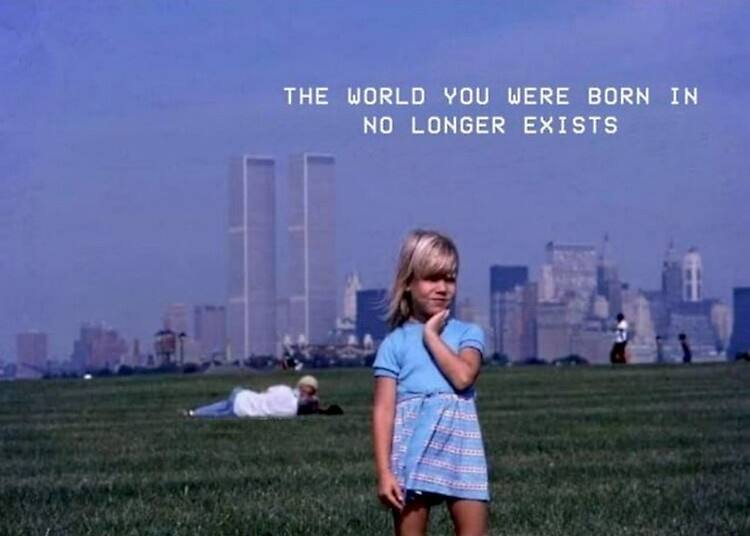
#> input picture module11/hw1/image.jpg, 750 x 536 px
$ python main.py
#> lines starting #> are read from the running program, lines starting #| are printed output that depends on the picture
# Основной модуль библиотеки pillow - Image
from PIL import Image


# Метод Image.open возвращает экземпляр класса ImageFile
im = Image.open("image.jpg")
#> im is the input picture: PIL image 750x536 RGB; mean R, G, B 90.7, 99.8, 142.5
# Атрибуты format, size, mode позволяют узнать данные о файле
print(im.format, im.size, im.mode)
#| JPEG (750, 536) RGB
# Метод crop возвращает фрагмент изображения, определенный с помощью кортежа из координат верхнего левого и нижнего правого углов
region = im.crop((0, 0, 250, 250))
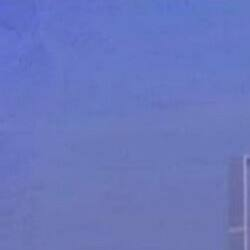
#> region: PIL image 250x250 RGB; mean R, G, B 105.5, 119.3, 190.3
print(region.size)
#| (250, 250)
# Метод show выводит изображение на экран
region.show()
